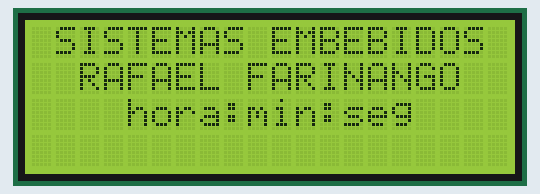
This sketch was run on a simulated Arduino Uno, built with avr-gcc and run on an emulated ATmega328P. Shown: 20×4 character LCD.

Above: at 0.1 s.
At 4.1 s:
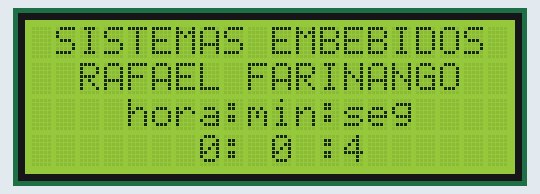
At 9.1 s:
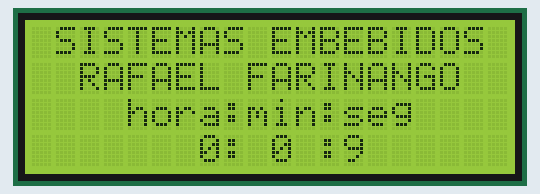
At 19.1 s:
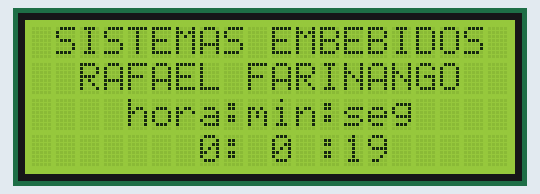
At 27.1 s:
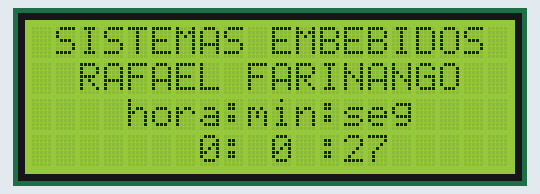
At 38.1 s:
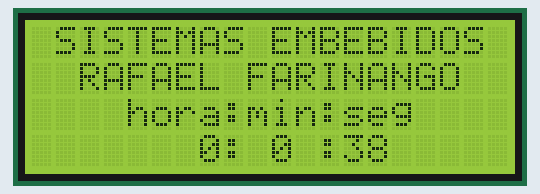

Measured:
- what the display in image 1 shows lasts 1.0 s, from 4.1 s to 5.1 s

The sketch:

FarinangoRafael_DEBER4.3_SE.ino
```cpp
/*
 * CAPITULO IV: PERIFERICOS ESPECIALES
 * DEBER 4.3: USO DE TIMER 2 CON LCD 20X4
 * OBJETIVO: REALIZAR UN RELOJ CON ESTE TIMER
 * NOMBRE: RAFAEL FARINANGO
 */


#include <MsTimer2.h>
#include <LiquidCrystal.h>

LiquidCrystal lcd(13,12,11,10,9,8);

int segundos = 0;
int minutos = 0;
int horas = 0;


void setup() {
  lcd.begin(20,4);
  MsTimer2::set(1000,reloj);
  MsTimer2::start();
  lcd.setCursor(0,0);
  lcd.print(" SISTEMAS EMBEBIDOS");
  lcd.setCursor(0,1);
  lcd.print("  RAFAEL FARINANGO");
  lcd.setCursor(0,2);
  lcd.print("    hora:min:seg");
}


void loop() {
  // put your main code here, to run repeatedly:

}


void reloj(){
  if(segundos < 59){
    segundos++;
  }
  else{
    segundos = 0;
    if(minutos < 59){
      minutos++;
    }
    else{
      minutos = 0;
       if(horas < 223)
          horas++;
       else
          horas = 0;
    }
  }
  //lcd.clear();
  lcd.setCursor(7,3);
  lcd.print(String(horas)+String(": ")+String(minutos)+String(" :")+String(segundos));
}
```
